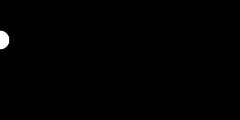
Frame 1 (no input)
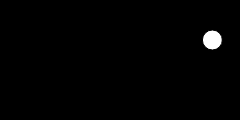
Frame 60 (no input)
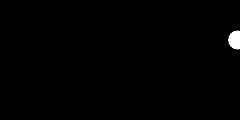
Frame 120 (the mouse pressed at the canvas centre since frame 60)

The p5.js sketch that drew these frames (run headless with seeded random() and noise() and a simulated clock; from frame 60 on, the mouse is pressed at the canvas centre):

// p5.js sketch
// ── sketch.js
var startX = 0;
var stopX  = 240;
var startY = 40;
var stopY  = 40;
var x      = startX;
var y      = startY;
var step   = 0.015;
var pct    = 0.0;



function setup() {
  createCanvas(240, 120);
}

function draw() {
  background(0);
  if(pct < 1.0) {
    x = startX + ((stopX-startX) * pct);
    y = startY + ((stopY-startY) * pct);
    pct += step;
  }
  ellipse(x, y, 20, 20);
}
